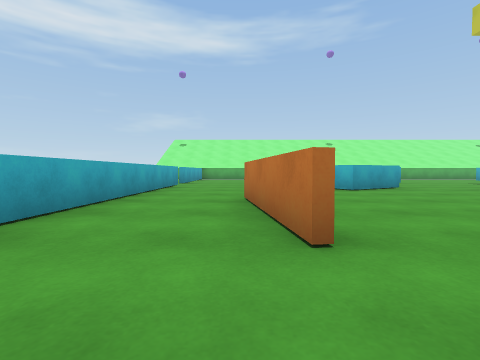
[1] (above)

19 first-person views from a walk through a 3-D level made in the Unity game engine. The camera is 0.49 m above the floor, tilts 2° down and sees 85° across. The floor is counted in squares, 1 m on a side. Each view is taken from the middle of a square. On the plan, view 1 faces up. The plan holds only what a view shows up to about 9 squares ahead; the rest is blank. The place goes on beyond the plan. The player is left out.

[2]
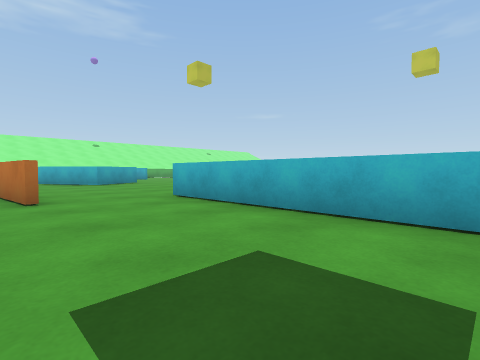

[3]
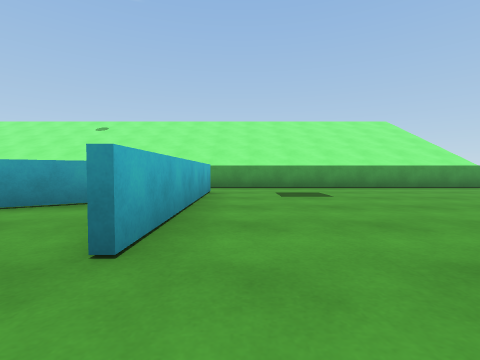

[4]
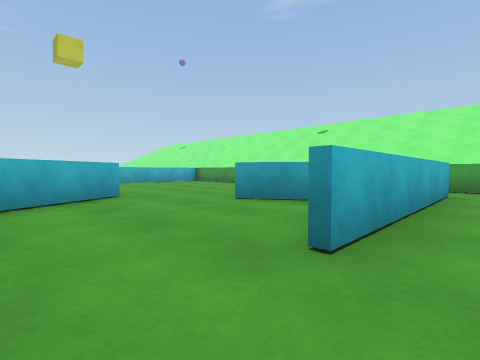

[5]
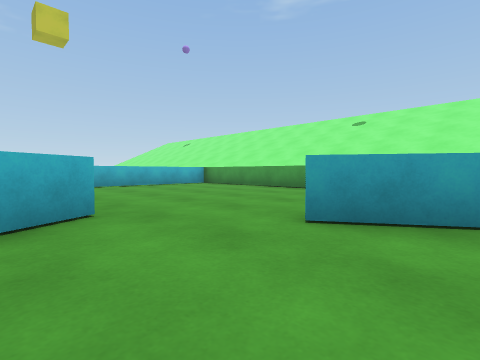

[6]
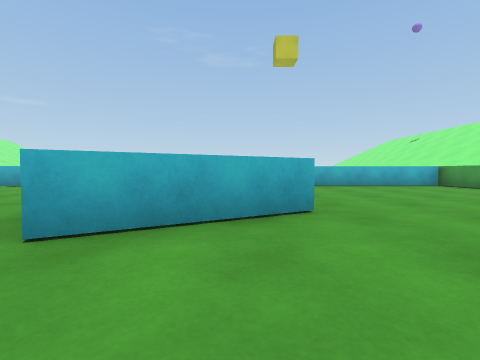

[7]
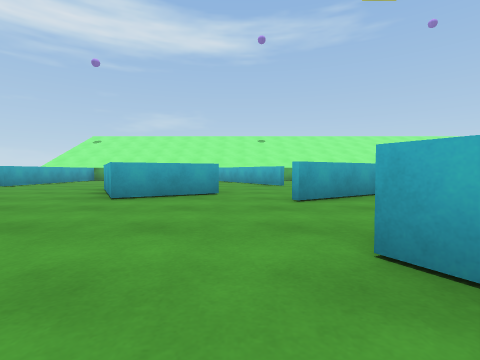

[8]
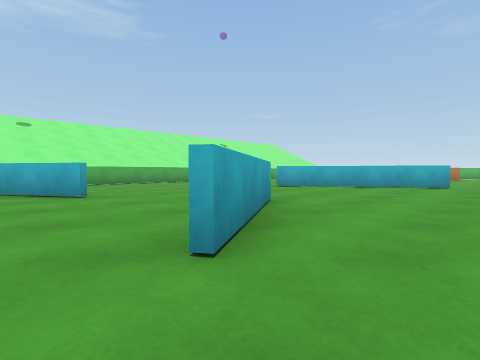

[9]
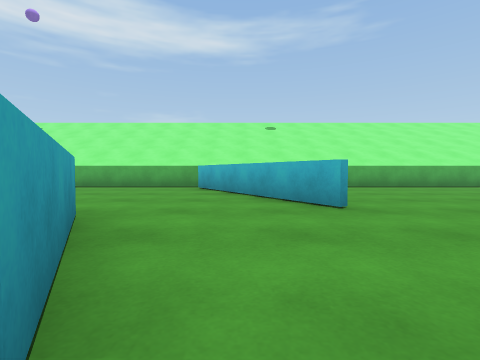

[10]
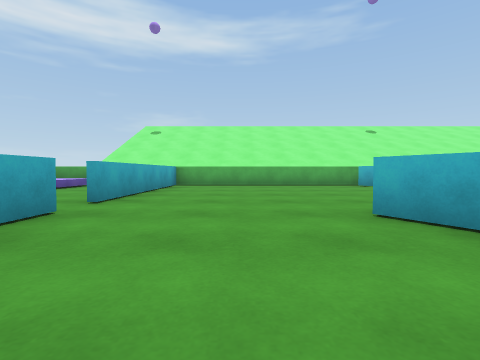

[11]
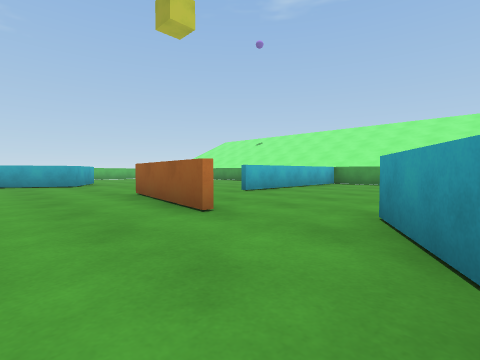

[12]
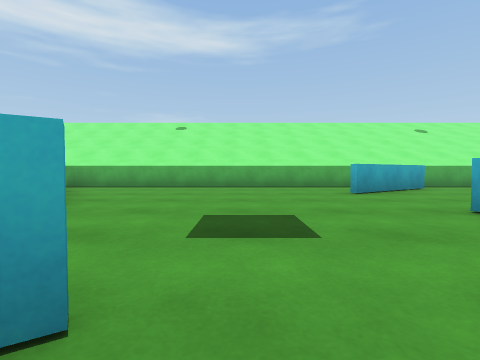

[13]
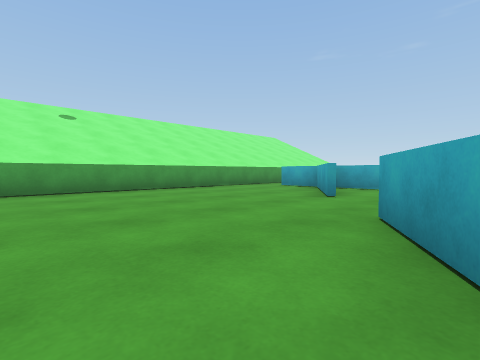

[14]
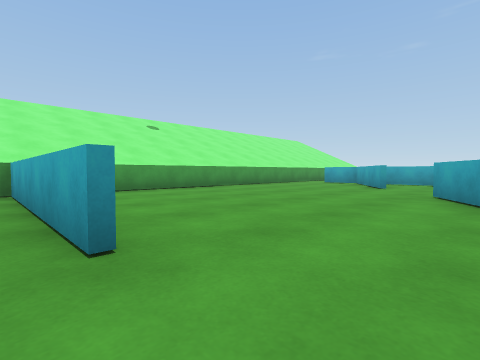

[15]
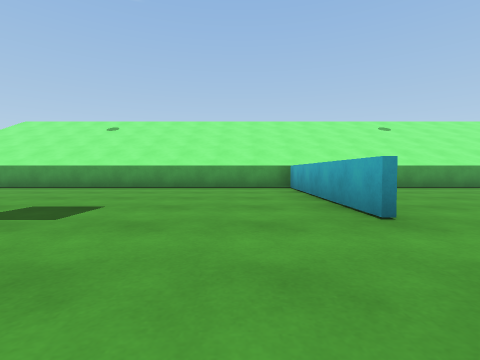

[16]
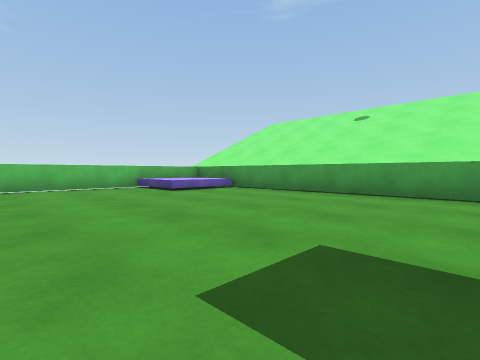

[17]
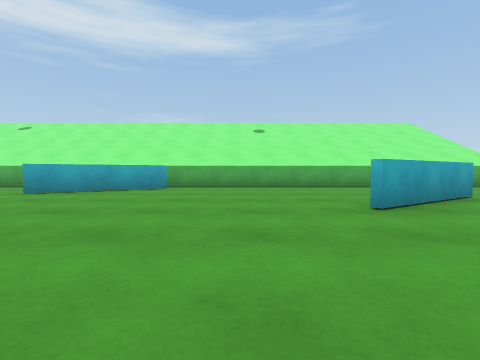

[18]
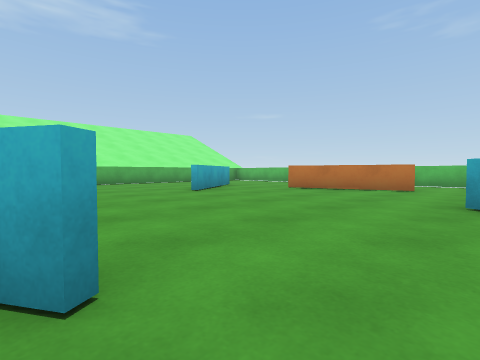

[19]
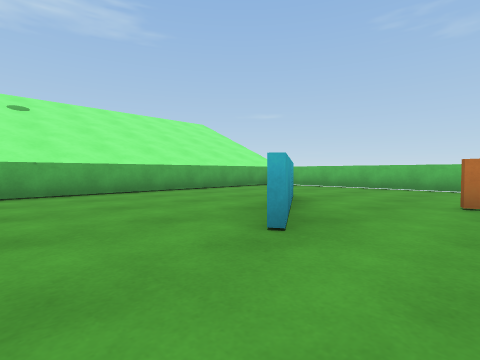

### Floor plan
Key: @ floor where view 1 was taken; # wall or solid block; x gap in a wall; . floor; ^ raised ledge.
Columns run from 6 left of view 1 to 24 right of it. Each row starts with its distance up from view 1.
 15 ^^  ##########################
 14  .  #.....##.......##.........^
 13  .. #......#......##..........^
 12   . #......##.................^
 11   ..#.......#...........###...^
 10    .x.............#...........^
  9     x...^^........##.......#
  8     #...^ ^........#.......#
  7     #....^^..##....##......# .^
  6     #.......##................^
  5     #...................^^.
  4     #.#......^^.........^
  3     #.#.....^ ^..###...^^
  2     #.#......^^..........
  1      ....#....................^
  0      .@..#.........#..........^
 -1     .....###.......#..........^
 -2    ......#.........#..........^
 -3    ......#.........#..........^
 -4   .................#..........^
 -5  #############################

Where each view was taken, in squares from view 1:
view 1: 0 up, 0 right, facing up
view 2: 3 down, 0 right, facing up-right
view 3: 3 up, 2 right, facing down
view 4: 3 up, 2 right, facing down-right
view 5: 2 up, 4 right, facing down-right
view 6: 2 up, 4 right, facing right
view 7: 2 up, 5 right, facing up
view 8: 5 up, 5 right, facing up-right
view 9: 7 up, 5 right, facing up
view 10: 6 up, 0 right, facing up
view 11: 5 up, 8 right, facing down-right
view 12: 7 up, 9 right, facing up
view 13: 2 up, 10 right, facing down-left
view 14: 2 up, 13 right, facing down-left
view 15: 3 up, 14 right, facing down
view 16: 1 up, 16 right, facing down-right
view 17: 7 up, 16 right, facing up
view 18: 5 up, 14 right, facing up-right
view 19: 9 up, 16 right, facing up-right
